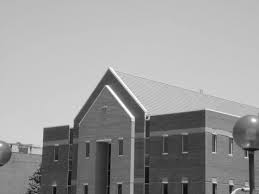
#> input picture Edge Detection/Edge Detection/House.jpg, 259 x 194 px; its folder holds only this picture in this run
$ jupyter execute --allow-errors assignment.ipynb   (shell and % lines are left out)
#> lines starting #> are read from the running program, lines starting #| are printed output that depends on the picture; after the words box and inside, x2 and y2 are one past the last pixel; in counts of white or black regions, pixels touching at a corner belong together
<a href="https://colab.research.google.com/github/Yoshibansal/image-video-processing/blob/main/Edge%20Detection/assignment.ipynb" target="_parent"></a>

## Edge Detection in Architecture

[cell 1]
%cd image-video-processing/Edge\ Detection

[cell 2]
import glob
import numpy as np
import cv2
import matplotlib.pyplot as plt

[cell 3]
path_edge = 'Edge Detection'

[cell 4]
images = glob.glob(path_edge + '/*.*')

[cell 5]
images

[cell 6]
number_of_images = len(images)

[cell 7]
i = 1
plt.subplots(figsize=(20, 4))
for file in images:
  a = cv2.imread(file)
#> a is the input picture: shape (194, 259, 3); min 0, max 255, mean 154.7
  plt.subplot(1, number_of_images, i)
  plt.imshow(a)
  i += 1
plt.show()

[cell 8]
#@title Choose color map
cmap = "Greys" #@param ["binary", "Greys"]
def imshow(title, image, i):
  plt.subplot(1, 4, i)
  plt.title(title)
  plt.imshow(image, cmap=cmap)

[cell 9]
def processing(imagePath):
#> called with imagePath = 'Edge Detection/House.jpg'
  image = cv2.imread(imagePath)
  gray = cv2.cvtColor(image, cv2.COLOR_BGR2GRAY)
  blurred = cv2.GaussianBlur(gray, (3, 3), 0)
  return image, blurred

[cell 10]
def auto_canny(image, sigma=0.33):
	# compute the median of the single channel pixel intensities
	v = np.median(image)
	# apply automatic Canny edge detection using the computed median
	lower = int(max(0, (1.0 - sigma) * v))
	upper = int(min(255, (1.0 + sigma) * v))
	edged = cv2.Canny(image, lower, upper)
	# return the edged image
	return edged

[cell 11]
def outputs(blurred):
  wide = cv2.Canny(blurred, 10, 200)
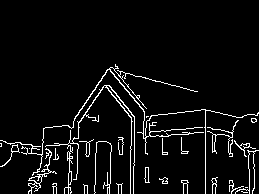
#> wide: shape (194, 259); 5.4% white in thin lines or dots, all inside (x1, y1, x2, y2) = (0, 64, 259, 194)
  tight = cv2.Canny(blurred, 225, 250)
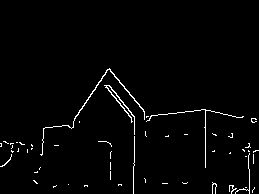
#> tight: shape (194, 259); 2% white in thin lines or dots, all inside (x1, y1, x2, y2) = (0, 68, 259, 194)
  auto = auto_canny(blurred)
#> in auto_canny, `v = np.median(image)`: v = 190
#> in auto_canny, `lower = int(max(0, (1.0 - sigma) * v))`: lower = 127
#> in auto_canny, `upper = int(min(255, (1.0 + sigma) * v))`: upper = 252
#> in auto_canny, `edged = cv2.Canny(image, lower, upper)`:
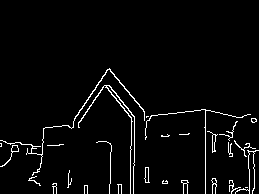
#> edged: shape (194, 259); 3.3% white in thin lines or dots, all inside (x1, y1, x2, y2) = (0, 68, 259, 194)
  return wide, tight, auto

[cell 12]
for file in images:
  image, blurred = processing(file)
  wide, tight, auto = outputs(blurred)
  plt.subplots(figsize=(20, 4))
  imshow("Original", image, 1)
  imshow("Wide", wide, 2)
  imshow("tight", tight, 3)
  imshow("auto", auto, 4)
  plt.show()
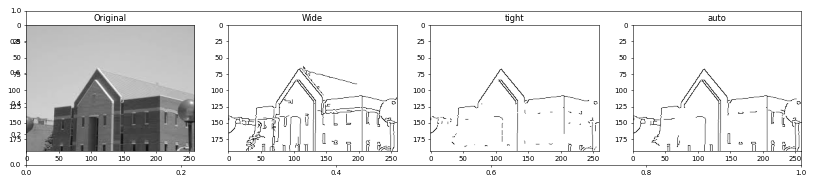
#> figure drawn by matplotlib, 4 panels

Using Convolution -> Kernel

[cell 13]
cv2.imread(images[0]).shape

[cell 14]
image = cv2.imread(images[0])
gray = cv2.cvtColor(image, cv2.COLOR_BGR2GRAY)

[cell 15]
edge_filter = np.array([[-1, -1, -1],
               [-1, 8, -1],
               [-1, -1, -1]])

[cell 16]
def convolution2d(image, kernel):
    m, n = kernel.shape
    if (m == n):
        y, x = image.shape
#> y = 194; x = 259
        y = y - m + 1
#> y = 192
        x = x - m + 1
#> x = 257
        new_image = np.zeros((y,x))
        for i in range(y):
            for j in range(x):
                new_image[i][j] = np.sum(image[i:i+m, j:j+m]*kernel)
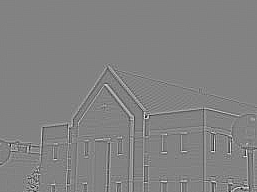
#> new_image: shape (192, 257) float64; min -618, max 589, mean 0; drawn with min black and max white
    return new_image
